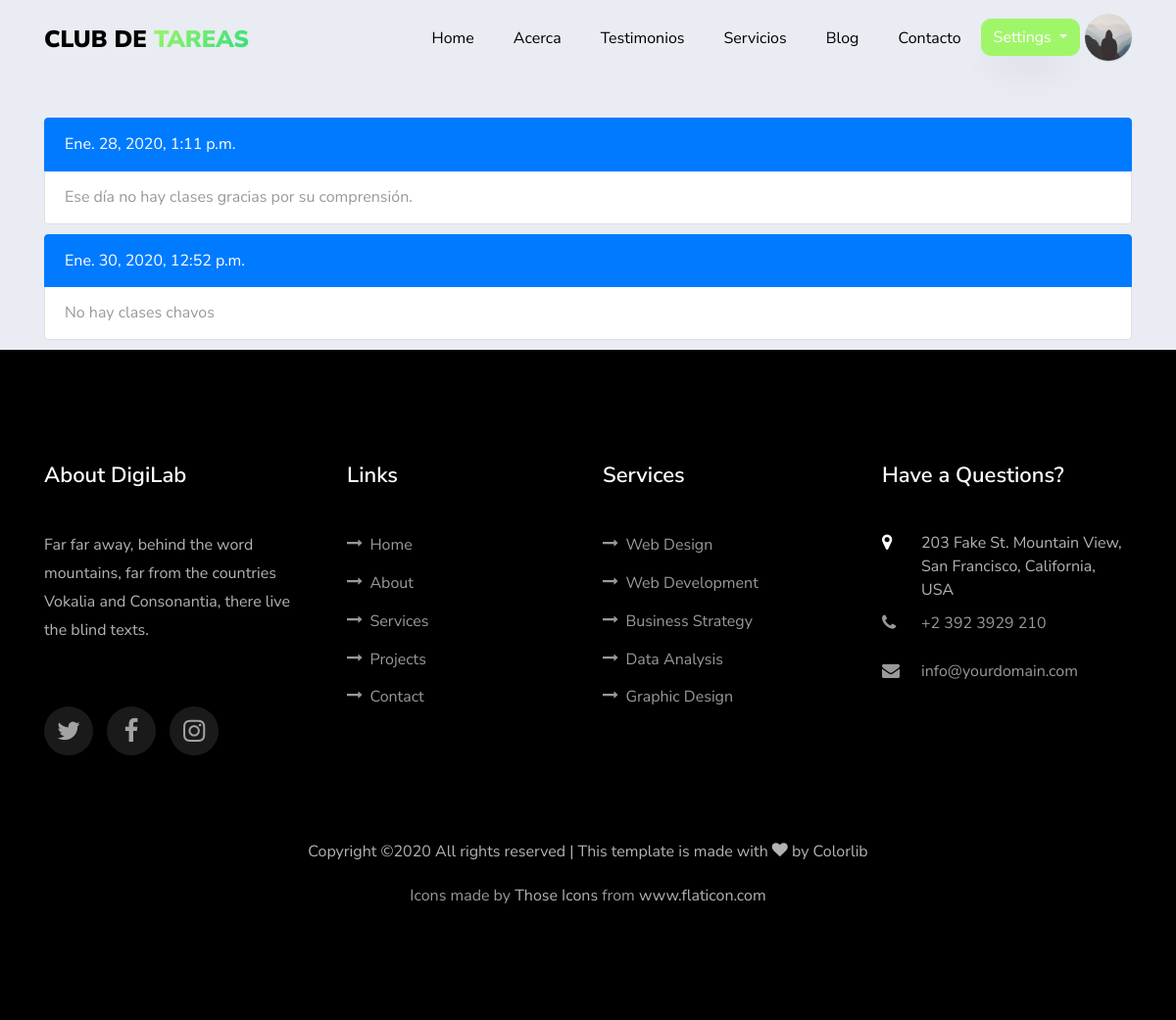
Before: /notificaciones/ (signed in) with the older database file.
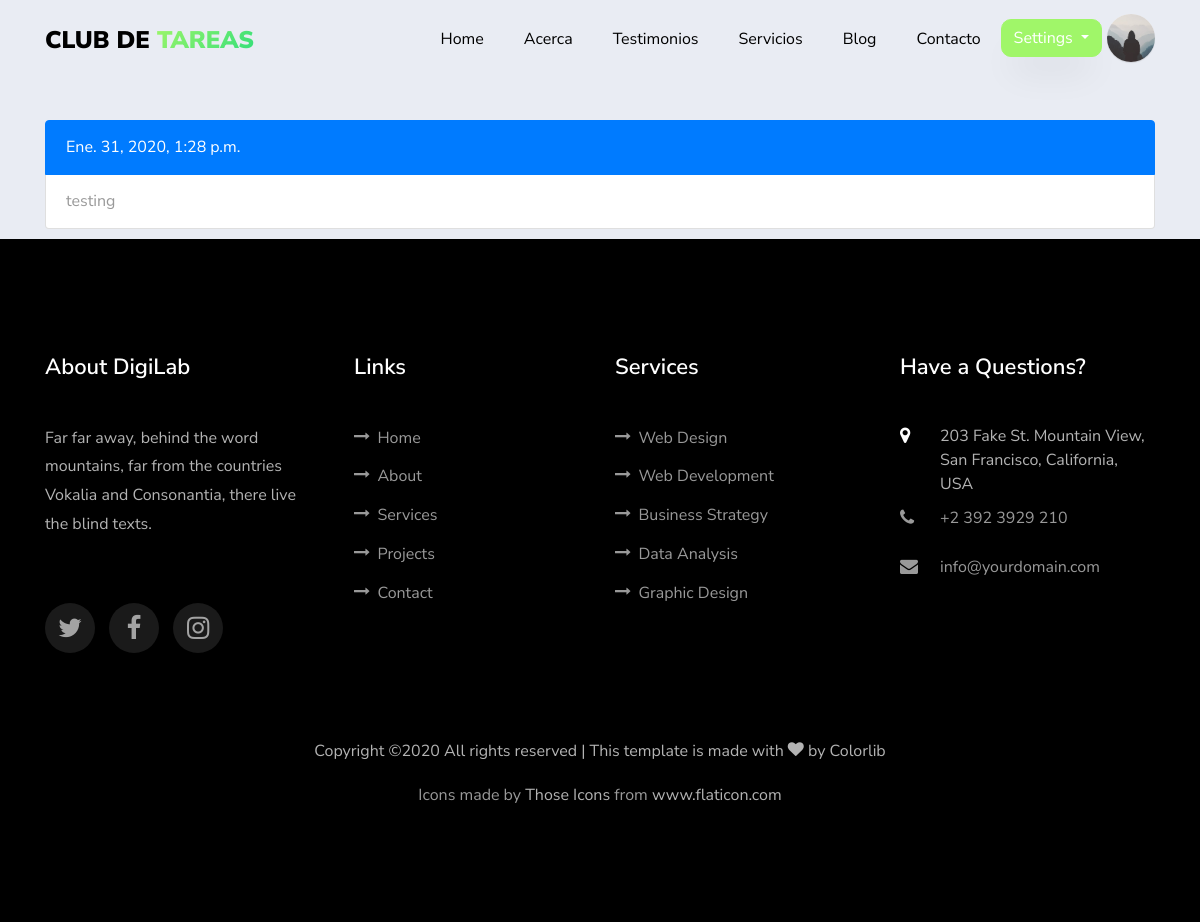
After: the same page with the newer database file.
### app/models.py (models this page shows, shortened)
class Notifiacion(models.Model):
       titulo = models.CharField(max_length=100)
       mensaje= models.TextField()
       fecha_de_creacion = models.DateTimeField(auto_now_add=True)
       class Meta:
           verbose_name_plural = ("Notificaciones")

### app/views.py (the view)
# urls.py: path('notificaciones/',views.notificaciones,name="notificaciones"),
@login_required
def notificaciones(request):
    notificaciones = Notifiacion.objects.all()
    context = {
      'notificaciones': notificaciones
    }
    return render(request,'app/notificaciones.html',context)

### app/templates/app/notificaciones.html (shortened to what this page needs)
{% extends 'app/base.html' %}
{% load static %}
{% block content %}
<section>
  <div class="container">
    <div class="row"  style="margin-top:120px">
        <div class="col-md-12 ftco-animate">
          {% if notificaciones %}
              {% for notifiacion in notificaciones %}
              <ul class="list-group" style="padding-bottom: 10px">
                    <li class="list-group-item active">{{ notifiacion.fecha_de_creacion }}</li>
                    <li class="list-group-item">{{ notifiacion.mensaje}}</li>
              </ul>
              {% endfor %}
          {% else %}
          <ul class="list-group" style="padding-bottom: 50px">
                <li class="list-group-item active">No hay notifiaciones que Mostrar</li>
          </ul>
          {% endif%}
        </div>
        </div>
    </div>
</section>
{% endblock content%}

Changed rows visible on the page:
removed Notifiacion: fecha_de_creacion "Ene. 28, 2020, 1:11 p.m.", mensaje "Ese día no hay clases gracias por su comprensión."
removed Notifiacion: fecha_de_creacion "Ene. 30, 2020, 12:52 p.m.", mensaje "No hay clases chavos"
added Notifiacion: fecha_de_creacion "Ene. 31, 2020, 1:28 p.m.", mensaje "testing"
